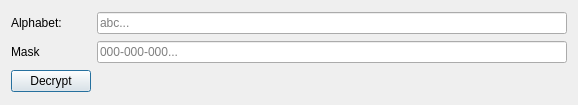
<?xml version="1.0" encoding="UTF-8"?>
<ui version="4.0">
 <class>MaskDecryptionDialog</class>
 <widget class="QDialog" name="MaskDecryptionDialog">
  <property name="geometry">
   <rect>
    <x>0</x>
    <y>0</y>
    <width>578</width>
    <height>105</height>
   </rect>
  </property>
  <property name="windowTitle">
   <string>Mask Encryption Properties</string>
  </property>
  <layout class="QGridLayout" name="gridLayout">
   <item row="3" column="1">
    <widget class="QLineEdit" name="AlphabetLineEdit">
     <property name="placeholderText">
      <string>abc...</string>
     </property>
    </widget>
   </item>
   <item row="3" column="0">
    <widget class="QLabel" name="AlphabetLabel">
     <property name="text">
      <string>Alphabet:</string>
     </property>
    </widget>
   </item>
   <item row="8" column="0">
    <widget class="QLabel" name="MaskLabel">
     <property name="text">
      <string>Mask</string>
     </property>
    </widget>
   </item>
   <item row="9" column="0">
    <widget class="QPushButton" name="DecryptionPushButton">
     <property name="text">
      <string>Decrypt</string>
     </property>
    </widget>
   </item>
   <item row="8" column="1">
    <widget class="QLineEdit" name="MaskLineEdit">
     <property name="placeholderText">
      <string>000-000-000...</string>
     </property>
    </widget>
   </item>
  </layout>
 </widget>
 <tabstops>
  <tabstop>AlphabetLineEdit</tabstop>
  <tabstop>MaskLineEdit</tabstop>
  <tabstop>DecryptionPushButton</tabstop>
 </tabstops>
 <resources/>
 <connections/>
</ui>
